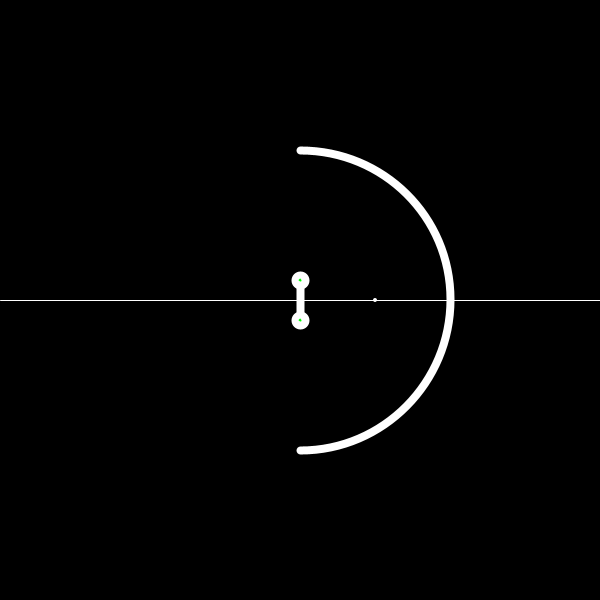
Frame 1 (no input)
Frame 60 (the mouse pressed at the canvas centre just before this capture): identical to frame 1, image omitted
Frame 120 (the mouse held since frame 60 and released just before this capture): identical to frame 1, image omitted

The Processing sketch that drew this single still picture (run headless with seeded random() and noise(); from frame 60 on, the mouse is pressed at the canvas centre):

// Processing sketch: MirrorVis
// ── MirrorVis.pde
Mirror m;
Stick s;
void setup() {
  size(600, 600);
  m = new Mirror(width/2, height/2, width/2);
  s = new Stick();
  frameRate(200);
}

void draw() {
  clear();
  background(0);
  m.show();
  s.showAndUpdate();
}

// ── Concave_Mirror.pde
class Mirror {
  float r;
  PVector pos;
  boolean showAxis = true;
  boolean showFocus = true;
  boolean showCenter = true;

  Mirror(PVector pos) {
    this.pos = pos;
  }

  Mirror(PVector pos, float r) {
    this.pos = pos;
    this.r = r;
  }

  Mirror(float x, float y) {
    this.pos = new PVector(x, y);
  }

  Mirror(float x, float y, float r) {
    this.pos = new PVector(x, y);
    this.r = r;
  }

  void setR(float r) {
    this.r = r;
  }

  void show() {
    stroke(255);
    strokeWeight(8);
    noFill();
    arc(this.pos.x, this.pos.y, this.r, this.r, -HALF_PI, HALF_PI);
    if (this.showFocus || this.showCenter) {
      fill(255);
      noStroke();
      //strokeWeight(8);
      if (this.showFocus) {
        ellipse(this.pos.x + r/4, this.pos.y, 4, 4);
      }
      if (this.showCenter) {
        ellipse(this.pos.x, this.pos.y, 4, 4);
      }
    }

    strokeWeight(1);
    if (showAxis) {
      stroke(255);
      line(0, this.pos.y, width, this.pos.y);
    }
  }

  void show(float start, float end) {
    stroke(255);
    strokeWeight(8);
    noFill();
    arc(this.pos.x, this.pos.y, this.r, this.r, start, end);
  }
}

// ── Edge.pde
class Edge {
  PVector pos;
  float bigR;
  
  Edge(PVector pos, float r) {
    this.pos = pos;
    this.bigR = r;
  }
  
  Edge(float x, float y, float r) {
    this.pos = new PVector(x, y);
    this.bigR = r;
  }
  
  void show() {
    fill(255);
    ellipse(this.pos.x, this.pos.y, bigR, bigR);
    fill(0, 255, 0);
    if (isHovered(mouseX, mouseY)) {
      fill(255, 0, 0);
    }
    ellipse(this.pos.x, this.pos.y, bigR/2, bigR/2);    
  }
  
  boolean isHovered(float x, float y) {
    return dist(x, y, pos.x, pos.y) < bigR;
  }
  
  void update() {
    if (mousePressed && isHovered(mouseX, mouseY)) {
      this.pos.x = mouseX;
      this.pos.y = mouseY;
    }
  }
}

// ── Ray.pde
class Ray {
  Mirror m;
  PVector start;
  PVector reflectionPoint;
  PVector endPoint;
  
  Ray(float x, float y) {
    start = new PVector(x, y);
    reflectionPoint = new PVector(x, y);
    endPoint = new PVector(x, y);
  }
  
  Ray(PVector start) {
    this.start = start;
  }
  
  void setReflectionPoint(PVector rp) {
    this.reflectionPoint = rp;
    this.endPoint = rp;
  }
  
  void setEndPoint(PVector ep) {
    this.endPoint = PVector.add(ep, reflectionPoint);
  }
  
  void castLine() {
    line(start.x, start.y, reflectionPoint.x, reflectionPoint.y);
    line(reflectionPoint.x, reflectionPoint.y, endPoint.x, endPoint.y);
  }
}

// ── Stick.pde
class Stick {
  Edge[] edges = new Edge[2];

  Stick() {
    edges[0] = new Edge(width/2, height/2 - 20, 10);
    edges[1] = new Edge(width/2, height/2 + 20, 10);
  }

  Stick(PVector a, PVector b) {
    edges[0] = new Edge(a.x, a.y, 10);
    edges[1] = new Edge(b.x, b.y, 10);
  }
  
  void show() {
    strokeWeight(8);
    line(edges[0].pos.x, edges[0].pos.y, edges[1].pos.x, edges[1].pos.y);
    edges[0].show();
    edges[1].show();
  }
  
  void update() {
    edges[0].update();
    edges[1].update();
  }
  
  void showAndUpdate() {
    strokeWeight(8);
    line(edges[0].pos.x, edges[0].pos.y, edges[1].pos.x, edges[1].pos.y);
    edges[0].show();
    edges[1].show();
    
    edges[0].update();
    edges[1].update();
  }
}
